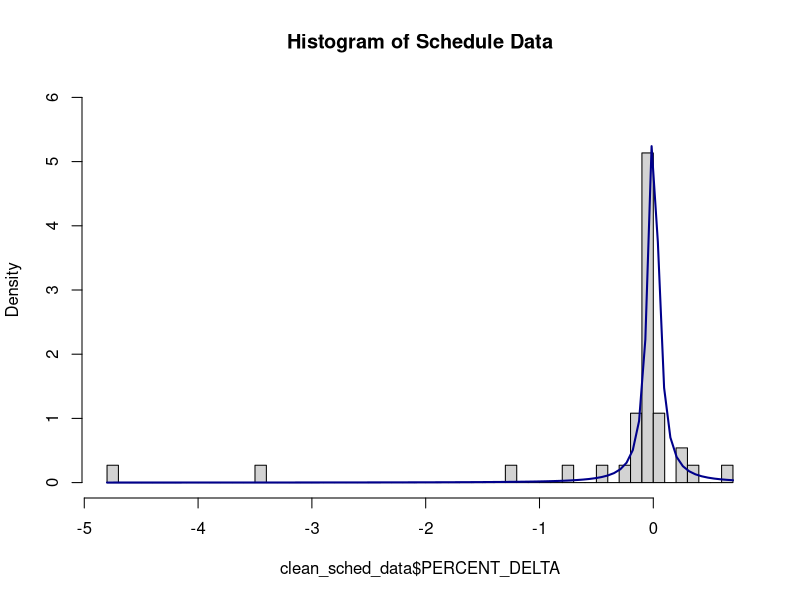

This chart was generated by the following R code: (Note: this script raises an error after producing the figure.)
## Load the Schedule data.
setAs("character","myDate", function(from) {as.Date(from, format="%m/%d/%Y")} )
setClass('myDate')

schedule_raw <- read.csv('data/schedule_raw.csv',
                      colClasses=c('factor',
                                   'myDate',
                                   'myDate',
                                   'myDate',
                                   'myDate',
                                   'myDate'))
summary(schedule_raw)
str(schedule_raw)

#### Clean up data by removing all rows with 
#### schedule start, schedule end, and actual end
clean_sched_data = schedule_raw[ !is.na(schedule_raw$ACTUAL_FINISH) & !is.na(schedule_raw$SCHED_START) & !is.na(schedule_raw$SCHED_FINISH),]

#### Find the estimated duration, 
#### and the delta from the estimated finish 
#### and percent
clean_sched_data$EST_DUR = as.numeric(clean_sched_data$SCHED_FINISH - clean_sched_data$SCHED_START+1)
clean_sched_data$DELTA = as.numeric(clean_sched_data$SCHED_FINISH - clean_sched_data$ACTUAL_FINISH )
clean_sched_data$PERCENT_DELTA = clean_sched_data$DELTA/clean_sched_data$EST_DUR

#### Remove some of the outlier data
clean_sched_data = clean_sched_data[abs(clean_sched_data$PERCENT_DELTA) < 20 , ]
summary(clean_sched_data)
str(clean_sched_data)

### Fit a Distribution to the data

location = median(clean_sched_data$PERCENT_DELTA)
scale = IQR(clean_sched_data$PERCENT_DELTA)/2
c(location, scale)
h = hist(clean_sched_data$PERCENT_DELTA, breaks = 70, prob=TRUE, ylim=c(0,6), main='Histogram of Schedule Data')
x=seq(-5,5,length=200)
curve(dcauchy(x, location, scale ), 
          col="darkblue", lwd=2, add=TRUE)

### Now find the CRI scores
sched_data = clean_sched_data
sched_data$SCORE = (200/pi)*atan(sched_data$PERCENT_DELTA /scale)
sched_data$MONTH_DT = as.yearmon(sched_data$ACTUAL_FINISH, "%Y-%B")
sched_scores = aggregate(SCORE ~ MONTH_DT, sched_data, mean )
sched_scores

barchart(sched_scores, main='CRI Schedule Scores', ylab='CRI Schedule Score')


